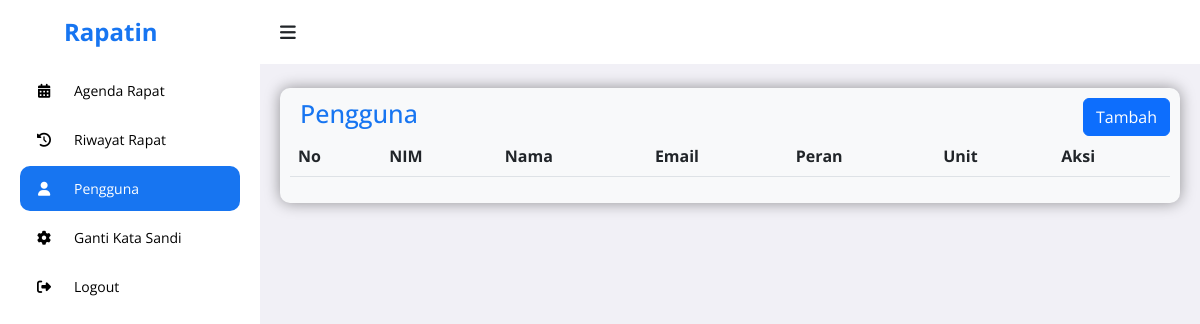
Before: /ketua/manage_user.php (signed in) with the older database file.
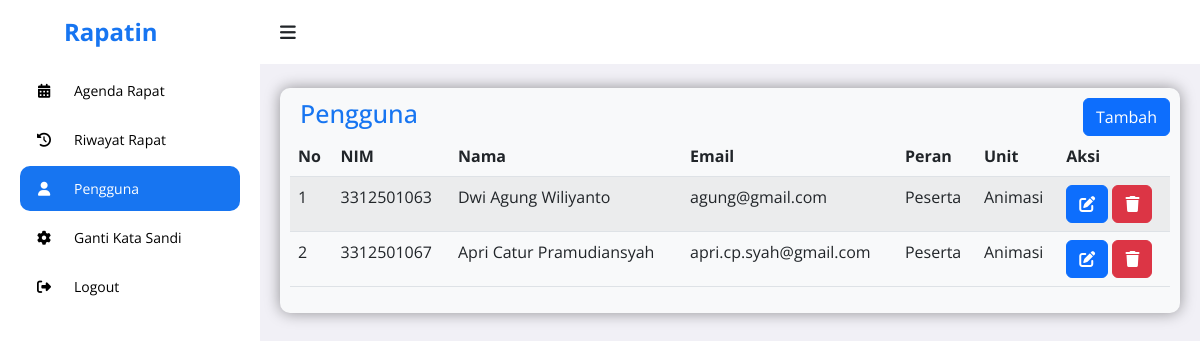
After: the same page with the newer database file.
### tables this page shows
CREATE TABLE `users` (
  `id_user` int NOT NULL,
  `nim` varchar(20) NOT NULL,
  `nama_lengkap` varchar(255) NOT NULL,
  `email` varchar(255) NOT NULL,
  `password` varchar(255) NOT NULL,
  `role` enum('Ketua','Peserta','Admin') NOT NULL,
  `unit_id` int DEFAULT NULL
);

CREATE TABLE `unit` (
  `id_unit` int NOT NULL,
  `nama_unit` varchar(255) NOT NULL
);

### ketua/manage_user.php (the view, shortened to what this page needs)
<?php
include 'php/koneksi.php';
$current_user_id = $_SESSION['id_user'] ?? 0;
$unit_id_ketua = 0;
$unit_sql = "SELECT unit_id FROM users WHERE id_user = " . intval($current_user_id);
$unit_result = $koneksi->query($unit_sql);
if ($unit_result && $unit_result->num_rows > 0) {
    $unit_row = $unit_result->fetch_assoc();
    $unit_id_ketua = intval($unit_row['unit_id']);
}
$sql = "SELECT u.id_user, u.nim, u.nama_lengkap, u.email, u.role, u.unit_id, o.nama_unit
        FROM users u
        LEFT JOIN unit o ON u.unit_id = o.id_unit
        WHERE u.role = 'peserta' AND u.unit_id = {$unit_id_ketua}
        ORDER BY u.nim ASC";
$result = $koneksi->query($sql);
$users = [];
if ($result->num_rows > 0) {
    while($row = $result->fetch_assoc()) {
        $users[] = $row;
    }
}
?>
<!DOCTYPE html>
<html lang="en">
<head>
    <link rel="stylesheet" href="https://cdnjs.cloudflare.com/ajax/libs/font-awesome/6.4.0/css/all.min.css">
    <link rel="stylesheet" href="https://cdn.jsdelivr.net/npm/bootstrap@5.2.3/dist/css/bootstrap.min.css">
    <link rel="stylesheet" href="https://cdn.datatables.net/2.3.4/css/dataTables.bootstrap5.css">
    <link rel="stylesheet" href="https://unpkg.com/aos@next/dist/aos.css" />
    <link rel="stylesheet" href="https://cdn.datatables.net/responsive/2.3.4/css/responsive.bootstrap5.min.css">
    <link rel="stylesheet" href="../assets/admin.css">
</head>
<body>
    <section id="sidebar">
        <a href="../landing/index.php" data-aos="fade-down" class="logo ps-3"><i class='ps-5'></i> Rapatin</a>
        <ul class="side-menu" data-aos="fade-right">
            <li><a href="agenda.php"><i class="fa-solid fa-calendar-days icon"></i> Agenda Rapat</a></li>
            <li><a href="riwayat.php"><i class="fa-solid fa-clock-rotate-left icon"></i> Riwayat Rapat</a></li>
            <li><a href="manage_user.php" class="active"><i class="fa-solid fa-user icon"></i> Pengguna</a></li>
            <li><a href="pengaturan.php"><i class="fa-solid fa-gear icon"></i> Ganti Kata Sandi</a></li>
            <li><a href="logout.php"><i class="fa-solid fa-right-from-bracket icon"></i> Logout</a></li>
        </ul>
    </section>
    <section id="content">
        <nav class="atas">
            <i data-aos="fade-right" class='fa-solid fa-bars toggle-sidebar' ></i>
        </nav>
        <main>
            <div data-aos="fade-down" class="rapat bg-light">
                <div class="tableheader">
                    <h2>Pengguna</h2>
                    <button type="button" class="btn btn-primary tambah" data-bs-toggle="modal" data-bs-target="#tambahModal">Tambah</button>
                </div>
                <table id="tabel-rapat" class="table table-striped">
                    <thead>
                        <tr>
                            <th>No</th>
                            <th>NIM</th>
                            <th>Nama</th>
                            <th>Email</th>
                            <th>Peran</th>
                            <th>Unit</th>
                            <th>Aksi</th>
                        </tr>
                    </thead>
                    <tbody>
                        <?php $no = 1; foreach ($users as $user): ?>
                        <tr>
                            <td><?= $no++ ?></td>
                            <td><?= htmlspecialchars($user['nim']) ?></td>
                            <td><?= htmlspecialchars($user['nama_lengkap']) ?></td>
                            <td><?= htmlspecialchars($user['email']) ?></td>
                            <td><?= htmlspecialchars($user['role']) ?></td>
                            <td><?= htmlspecialchars($user['nama_unit'] ?? '-') ?></td>
                            <td>
                                <button
                                    type="button"
                                    class="btn btn-primary aksi edit-btn"
                                    data-bs-toggle="modal"
                                    data-bs-target="#editModal"
                                    data-id="<?= $user['id_user'] ?>"
                                    data-nim="<?= $user['nim'] ?>"
                                    data-nama="<?= htmlspecialchars($user['nama_lengkap']) ?>"
                                    data-email="<?= htmlspecialchars($user['email']) ?>"
                                    data-role="<?= $user['role'] ?>"
                                    data-unit="<?= $user['unit_id'] ?>">
                                    <i class="fa-solid fa-pen-to-square"></i>
                                </button>
                                <button
                                    type="button"
                                    class="btn btn-danger aksi delete-btn"
                                    data-bs-toggle="modal"
                                    data-bs-target="#deletemodal"
                                    data-id="<?= $user['id_user'] ?>"
                                    data-nama="<?= htmlspecialchars($user['nama_lengkap']) ?>"
                                >
                                    <i class="fa-solid fa-trash"></i>
                                </button>
                            </td>
                        </tr>
                        <?php endforeach; ?>
                    </tbody>
                </table>
                </div>
        </main>
        </section>
</body>
</html>

### assets/admin.css (style rules this page uses)
* { font-family: 'Open Sans', sans-serif; margin: 0; padding: 0; box-sizing: border-box; }
:root { --abu: #F1F0F6; --putih: #fff; --hitam: #000; --biru: #1775F1; }
html { overflow-x: hidden; }
body { background: var(--abu); overflow-x: hidden; }
a { text-decoration: none; }
li { list-style: none; }
#sidebar { position: fixed; max-width: 260px; width: 100%; background: var(--putih); top: 0; left: 0; height: 100%; overflow-y: auto; scrollbar-width: none; transition: all .3s ease; z-index: 200; }
#sidebar .logo { font-size: 24px; display: flex; align-items: center; height: 64px; font-weight: 700; color: var(--biru); position: sticky; top: 0; left: 0; z-index: 100; background: var(--putih); transition: all .3s ease; padding: 0 6px; }
#sidebar .icon { min-width: 48px; display: flex; justify-content: center; align-items: center; margin-right: 6px; }
#sidebar .side-menu { padding: 0 20px; transition: all .3s ease; }
#sidebar .side-menu a { display: flex; align-items: center; font-size: 14px; color: var(--hitam); padding: 12px 16px 12px 0; transition: all .3s ease; border-radius: 10px; margin: 4px 0; white-space: nowrap; }
#sidebar .side-menu > li > a.active, #sidebar .side-menu > li > a.active:hover { background: var(--biru); color: var(--putih); }
#content { position: relative; width: calc(100% - 260px); left: 260px; transition: all .3s ease; }
.atas { background: var(--putih); height: 64px; padding: 0 20px; display: flex; align-items: center; grid-gap: 28px; position: sticky; top: 0; left: 0; z-index: 100; }
nav .toggle-sidebar { font-size: 18px; cursor: pointer; }
main { width: 100%; padding: 24px 20px 20px 20px; }
main .rapat { box-shadow: 0 0 15px 0 rgba(0, 0, 0, 0.4); border-radius: 10px; padding: 10px; }
main .tableheader { display: flex; justify-content: space-between; align-items: flex-start; }
main .tableheader h2 { color: #1775F1; margin-left: 10px; font-size: 25px; }

Changed rows visible on the page:
added users: nim "3312501063", nama_lengkap "Dwi Agung Wiliyanto", email "agung@gmail.com", role "Peserta", unit.nama_unit "Animasi"
now on this page (row edited): users: nim "3312501067", nama_lengkap "Apri Catur Pramudiansyah", email "apri.cp.syah@gmail.com", role "Peserta", unit.nama_unit "Animasi"
